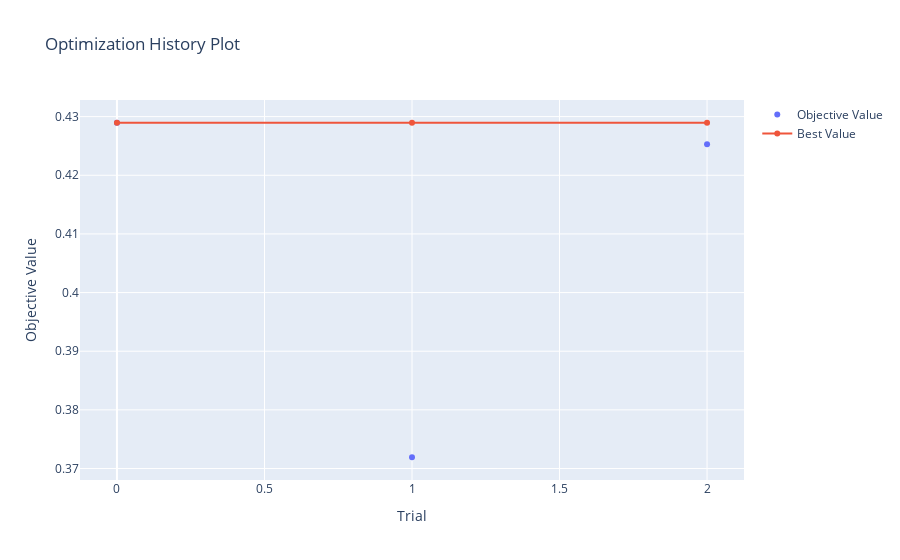

Write notebook code for a chart like this one.
### Markdown cell above
#### Visualization of hyperparameter optimization history (Визуализация истории оптимизации гиперпараметров)

### Code cell
plot_optimization_history(study)

### Figure 1 — Plotly figure (JSON) as saved in the notebook; plotly's stock layout.template omitted (floating-point values rounded to 4 significant figures)
{"data": [{"mode": "markers", "name": "Objective Value", "type": "scatter", "x": [0, 1, 2], "y": [0.429, 0.3719, 0.4253]}, {"name": "Best Value", "type": "scatter", "x": [0, 1, 2], "y": [0.429, 0.429, 0.429]}], "layout": {"autosize": true, "title": {"text": "Optimization History Plot"}, "xaxis": {"autorange": true, "range": [-0.1171, 2.117], "title": {"text": "Trial"}, "type": "linear"}, "yaxis": {"autorange": true, "range": [0.3672, 0.4337], "title": {"text": "Objective Value"}, "type": "linear"}}}
